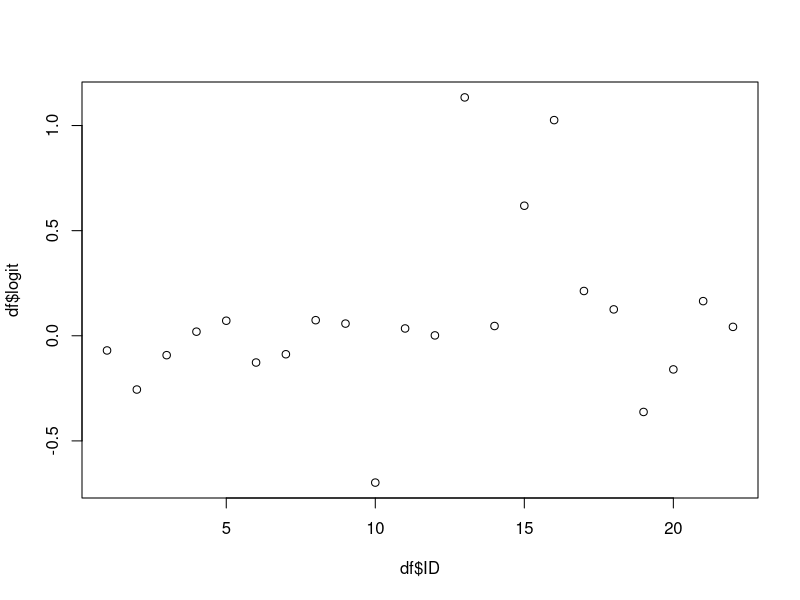
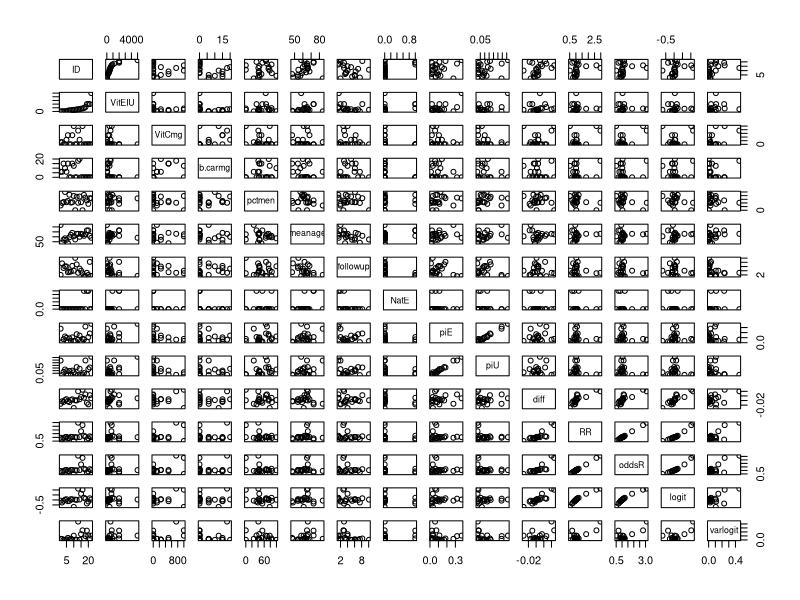
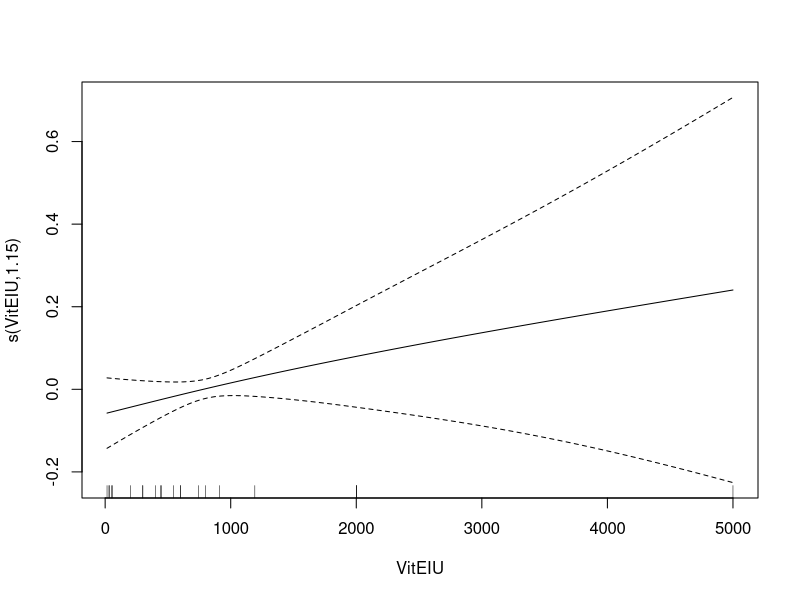
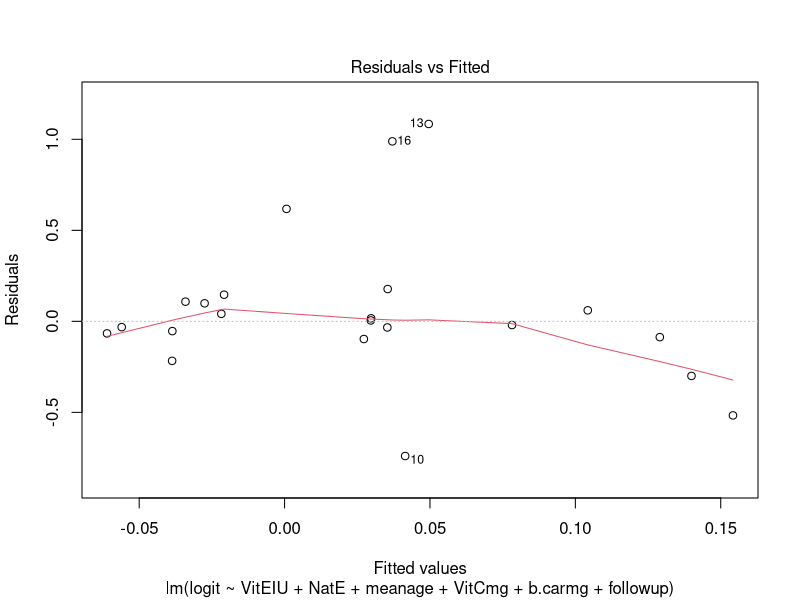
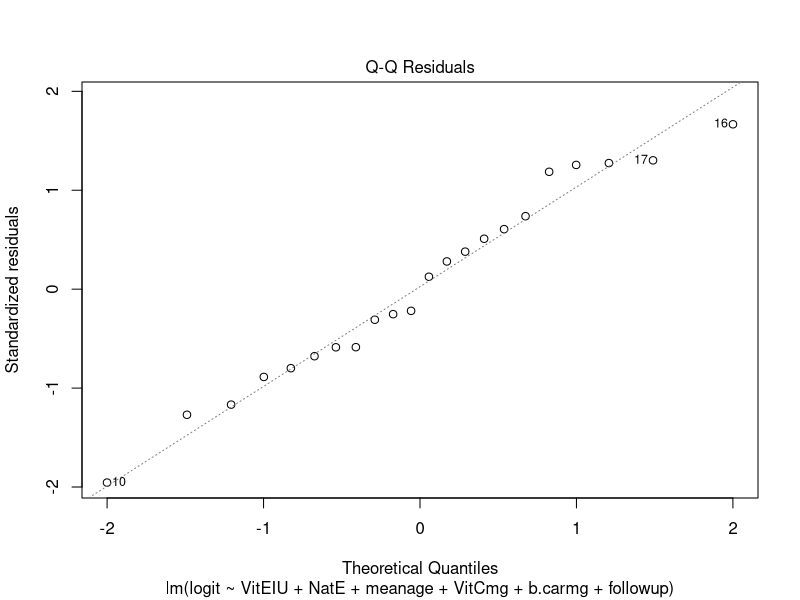
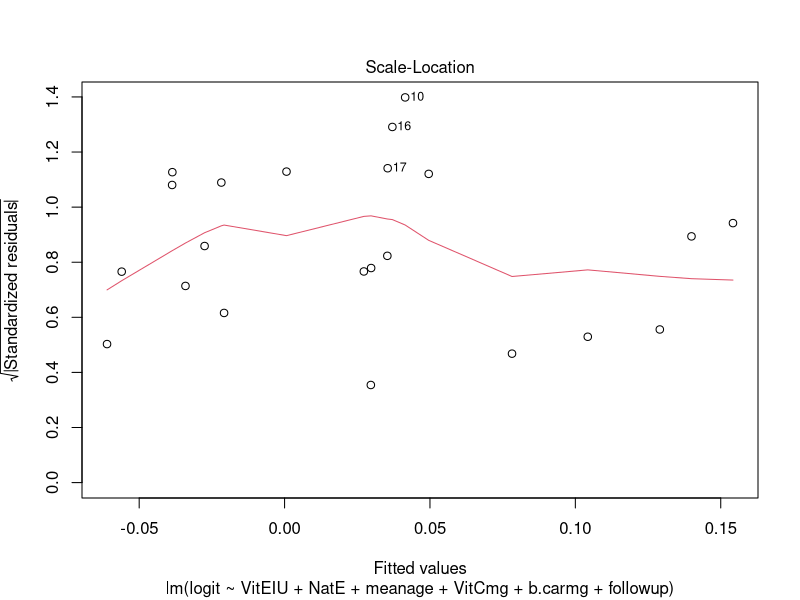
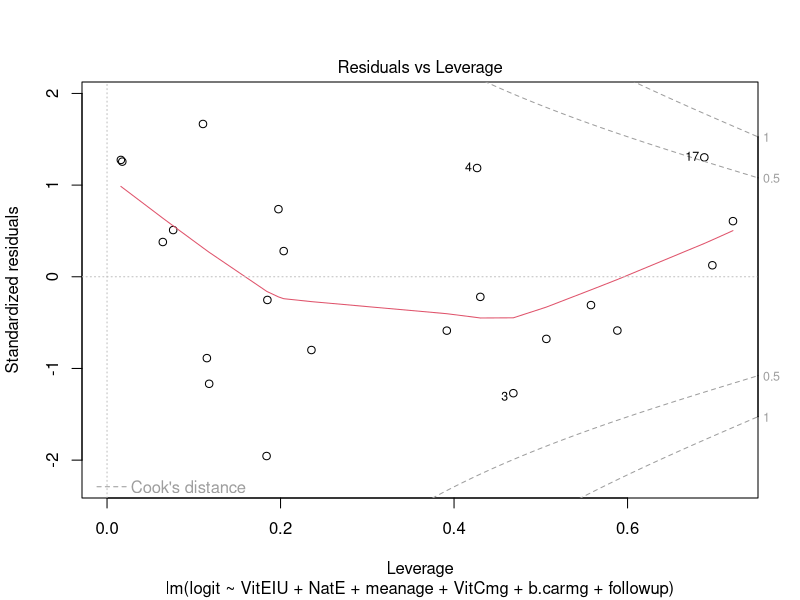

The R script that drew these images, in order:
vitE = read.table("berrydat.txt", header=T)

df = vitE[, c(1, 6:12)]



df$piE = vitE$Edeaths/vitE$Etot
df$piU = vitE$Udeaths/ vitE$Utot
df$diff = df$piE - df$piU
df$RR= df$piE/df$piU
df$oddsR = ( df$piE/(1 - df$piE))/(df$piU/(1 -df$piU))
df$logit = log(df$oddsR)
df$varlogit = 1/vitE$Edeaths + 1/(vitE$Etot - vitE$Edeaths) + 1/vitE$Udeaths + 1/(vitE$Utot - vitE$Udeaths)
plot(df$ID, df$logit )

abline(v=0)



plot(df)
library(mgcv)
vit.gam = (gam(logit ~  s(VitEIU) , data=df, weights = 1/varlogit))
summary(vit.gam)
plot(vit.gam)
vit.lm2 = lm(logit ~ poly(VitEIU,2) + NatE + meanage + VitCmg +  b.carmg + followup, weights=1/varlogit,data=df)
vit.lm = lm(logit ~ VitEIU + NatE + meanage + VitCmg +  b.carmg + followup, weights=1/varlogit,data=df)

summary(vit.lm)
plot(vit.lm)

